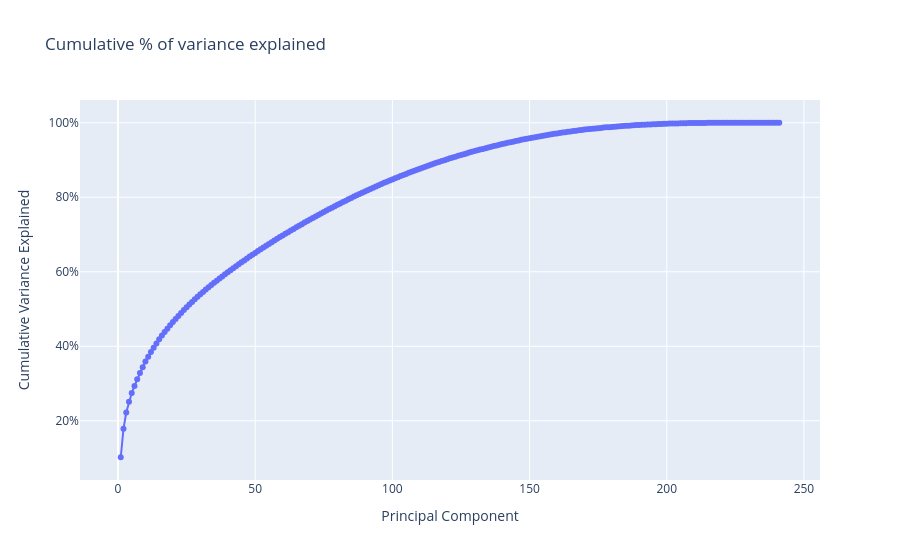

Here is the notebook cell this chart was saved with:
### Code cell
pca_all_cumulative_df = pd.DataFrame({
    'Principal Component': np.arange(pca_all.n_components_) + 1,
    'Cumulative Variance Explained': np.cumsum(pca_all.explained_variance_ratio_)
})

fig = px.line(
    pca_all_cumulative_df,
    x='Principal Component',
    y='Cumulative Variance Explained',
    title='Cumulative % of variance explained',
    markers=True
)
fig.update_layout(yaxis=dict(tickformat=".0%"))

fig.show()

### Figure 1 — Plotly figure (JSON) as saved in the notebook; plotly's stock layout.template omitted (floating-point values rounded to 4 significant figures; data arrays with more than 128 entries replaced by an {"elided": "..."} marker saying what was removed)
{"data": [{"hovertemplate": "Principal Component=%{x}<br>Cumulative Variance Explained=%{y}<extra></extra>", "legendgroup": "", "line": {"color": "#636efa", "dash": "solid"}, "marker": {"symbol": "circle"}, "mode": "lines+markers", "name": "", "orientation": "v", "showlegend": false, "type": "scatter", "x": {"elided": "241 int values"}, "xaxis": "x", "y": {"elided": "241 float values"}, "yaxis": "y"}], "layout": {"legend": {"tracegroupgap": 0}, "title": {"text": "Cumulative % of variance explained"}, "xaxis": {"anchor": "y", "domain": [0, 1], "title": {"text": "Principal Component"}}, "yaxis": {"anchor": "x", "domain": [0, 1], "tickformat": ".0%", "title": {"text": "Cumulative Variance Explained"}}}}
